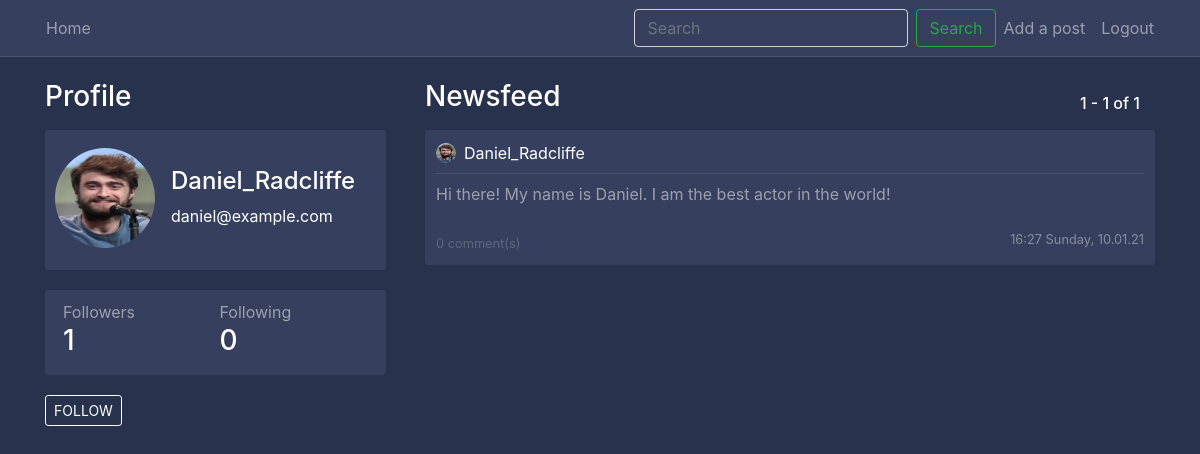
The page /user/Daniel_Radcliffe (signed in) on the database its author committed.
### users/models.py (models this page shows, shortened)
class Profile(models.Model):
    user = models.OneToOneField(User, on_delete=models.CASCADE)
    image = models.ImageField(default='default.jpg', upload_to='profile_pics')
    location = models.CharField(max_length=220, null=True, blank=True)
    bio = models.TextField(blank=True, null=True)
    date = models.DateTimeField(auto_now_add=True)
    updated = models.DateTimeField(auto_now=True)
    followers = models.ManyToManyField(User, related_name='following', blank=True)
    @property
    def followers(self):
        return Follow.objects.filter(follow_user=self.user).count()
    @property
    def following(self):
        return Follow.objects.filter(user=self.user).count()

### blog/models.py (models this page shows, shortened)
class Post(models.Model):
    content = models.TextField(max_length=1000000)
    date_posted = models.DateTimeField(default=timezone.now)
    author = models.ForeignKey(User, on_delete=models.CASCADE)
    @property
    def number_of_comments(self):
        return Comment.objects.filter(post_connected=self).count()

### blog/views.py (the view, shortened to what this page needs)
# urls.py: path('user/<str:username>', UserPostListView.as_view(), name='user-posts'),
class UserPostListView(LoginRequiredMixin, ListView):
    model = Post
    template_name = 'blog/user_posts.html'
    context_object_name = 'posts'
    paginate_by = 5
    def visible_user(self):
        return get_object_or_404(User, username=self.kwargs.get('username'))
    def get_context_data(self, **kwargs):
        visible_user = self.visible_user()
        logged_user = self.request.user
        print(logged_user.username == '', file=sys.stderr)
        if logged_user.username == '' or logged_user is None:
            can_follow = False
        else:
            can_follow = (Follow.objects.filter(user=logged_user,
                                                follow_user=visible_user).count() == 0)
        data = super().get_context_data(**kwargs)
        data['user_profile'] = visible_user
        data['can_follow'] = can_follow
        return data
    def get_queryset(self):
        user = self.visible_user()
        return Post.objects.filter(author=user).order_by('-date_posted')

### blog/templates/blog/user_posts.html
{% extends "blog/home.html" %}

### blog/templates/blog/home.html (shortened to what this page needs)
{% extends "blog/base.html" %}
{% block content %}
    <div class="row">
        <div class="col-12 col-md-4 pr-4">
            <h3 class="white-important mb-3">
                Profile
            </h3>
            <article class="media content-section" style="height: 140px">
                {%  if user_profile != None %}
                    <div class="mt-2 d-flex full-width align-items-center">
                        <img
                           class="rounded-circle mr-3"
                           style="width: 100px; height: 100px;"
                           src="{{ user_profile.profile.image.url }}">
                        <div>
                            <h4 style="text-align: left"
                                    class="white-important">
                                {{ user_profile.username }}
                            </h4>
                            <div style="text-align: left"
                                    class="white-important">
                                {{ user_profile.email }}
                            </div>
                        </div>
                    </div>
                {%  endif %}
            </article>
            <article class="media content-section">
                <div class="row full-width pl-2">
                    <div class="col-6">
                            Followers
                    </div>
                    <div class="col-6">
                            Following
                    </div>
                    {%  if user_profile != None %}
                        <div class="col-6">
                            <h3 class="white-important follow-click">
                                <a href="{% url 'user-followers' user_profile.username %}">
                                    {{ user_profile.profile.followers }}
                                </a>
                            </h3>
                        </div>
                         <div class="col-6">
                            <a href="{% url 'user-follows' user_profile.username %}">
                                <h3 class="white-important follow-click">
                                    {{ user_profile.profile.following }}
                                </h3>
                            </a>
                        </div>
                    {%  endif %}
                </div>
            </article>
            <div class="d-flex">
                {%  if user_profile is not None and user_profile.id != user.id  and user.username != '' %}
                    <form method="POST">
                        <div class="form-group">
                            <button class="btn btn-sm btn-outline-primary"
                                    name="{% if can_follow %}follow{% else %}unfollow{% endif %}"
                                    type="submit">
                                 {% if can_follow %}
                                     FOLLOW
                                 {% else %}
                                     UNFOLLOW
                                 {% endif %}
                            </button>
                        </div>
                    </form>
                {% endif %}
            </div>
        </div>
        <div class="col-12 col-md-8">
            <div class="full-width row">
                <div class="col-6">
                    <h3 class="white-important mb-3">
                        Newsfeed
                    </h3>
                </div>
                 <div class="col-6 no-padding">
                    <h6
                            style="position: absolute; bottom: 0; right: 0"
                            class="white-important mb-3">
                        {{ page_obj.start_index }} - {{ page_obj.end_index }} of
                        {{ paginator.count }}
                    </h6>
                </div>
            </div>
            {% for post in posts %}
                <article class="media content-section hovered-tweet">
                <div style="width: 100%; word-break: break-all;">
                    <div class="pb-2 row m-0" style="width: 100%; margin-right: 0 !important;">
                       <div
                               style="padding-left: 0px !important;"
                               class="col-8 no-padding d-flex align-items-center">
                           <img
                               class="rounded-circle mr-2"
                               style="width: 20px; height: 20px;"
                               src="{{ post.author.profile.image.url }}">
                           <a class="mr-2 white-important" href="{% url 'user-posts' post.author %}">
                               {{ post.author }}
                           </a>
                       </div>
                       <div class="col-4 d-flex flex-row-reverse no-padding align-items-center"
                            style="padding-right: 0 !important;">
                       </div>
                   </div>
                    <div
                            class="mb-2"
                            style="width: 100%; height: 1px; background-color: rgba(255, 255, 255, 0.1)"></div>
                    <a
                            style="color: rgba(255, 255, 255, 0.5) !important;"
                            href="{% url 'post-detail' post.id %}">
                        <p class="mb-4">
                            {{ post.content }}
                        </p>
                        <div class="row">
                            <div class="col-6">
                                <small style="opacity: 0.4;">
                                    {{ post.number_of_comments }} comment(s)
                                </small>
                            </div>
                            <div class="col-6">
                                <small
                                        style="opacity: 0.4;"
                                    class="white-important d-flex full-width flex-row-reverse">
                                    {{ post.date_posted | date:"H:i l, d.m.y" }}
                                </small>
                            </div>
                        </div>
                    </a>
                </div>
                </article>
            {% endfor %}
        </div>
    </div>
{% endblock content %}

### blog/static/blog/main.css (style rules this page uses)
:root { --muted-color: rgba(255, 255, 255, 0.5); }
body { background: #28324c; color: var(--muted-color); margin-top: 5rem; }
h1, h2, h3, h4, h5, h6 { color: var(--muted-color); }
.content-section { background: #36405e; padding: 10px 10px; margin-bottom: 20px; }
.no-padding { padding: 0 !important; }
a { color: white; text-underline: none; text-decoration: none !important; }
article { border-radius: 4px; }
.white-important { color: white; }
.full-width { width: 100% }
.btn-outline-primary { border-color: white; color: white !important; }
.hovered-tweet { cursor: pointer; }
.hovered-tweet { border: 1px solid transparent; }

### rows shown on the page
Post: author.profile.image (picture), author "Daniel_Radcliffe", content "Hi there! My name is Daniel. I am the best actor in the world!", number_of_comments "0", date_posted "16:27 Sunday, 10.01.21"

### other values the page prints
{{ user_profile.username }} "Daniel_Radcliffe"
{{ user_profile.email }} "daniel@example.com"
{{ user_profile.profile.followers }} "1"
{{ user_profile.profile.following }} "0"
{{ page_obj.start_index }} "1"
{{ page_obj.end_index }} "1"
{{ paginator.count }} "1"
